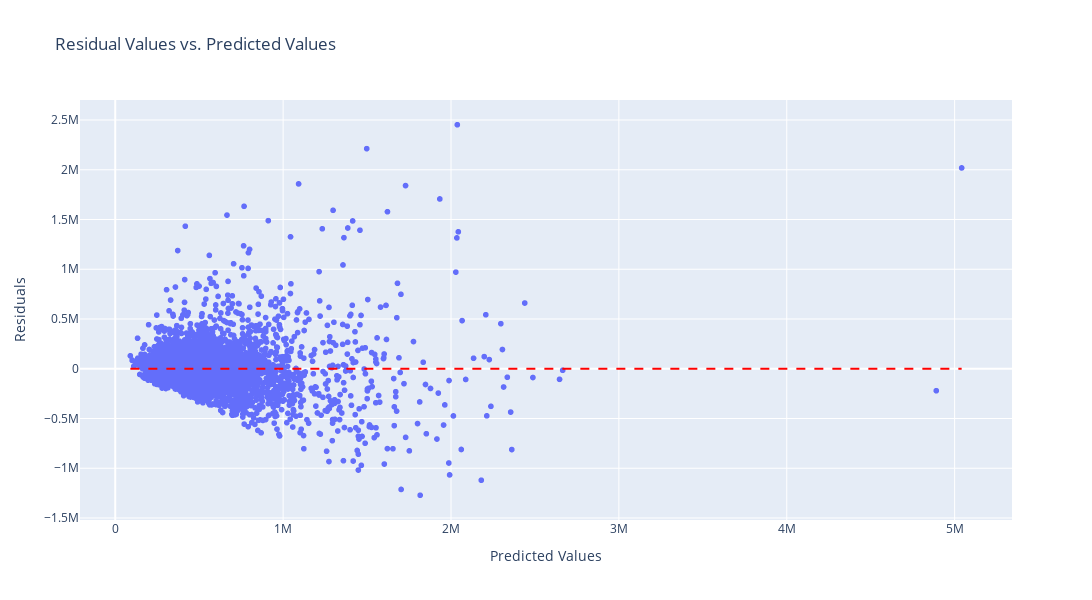

Notebook cell for this chart:
### Markdown cell above
### RMSE value in traning data less than RMSE value in test data that mean our model may be have overfiting to regularizatied better prediction to unseen data   .

### Code cell
import plotly.express as px
import numpy as np

# Assuming you have y_test and y_pred_test as your true and predicted data
# Calculate residuals
residuals = np.array(y_test) - np.array(y_pred_test)

# Create the scatter plot
fig = px.scatter(x=y_pred_test, y=residuals, title='Residual Values vs. Predicted Values',
                 labels={'x': 'Predicted Values', 'y': 'Residuals'})

# Add a horizontal line at y=0 for reference
fig.add_shape(type='line', x0=min(y_pred_test), x1=max(y_pred_test), y0=0, y1=0,
              line=dict(color='red', dash='dash'))
fig.update_layout(width=1200,height=600)

fig.show()

### Figure 1 — Plotly figure (JSON) as saved in the notebook; plotly's stock layout.template omitted (floating-point values rounded to 4 significant figures; data arrays with more than 128 entries replaced by an {"elided": "..."} marker saying what was removed)
{"data": [{"hovertemplate": "Predicted Values=%{x}<br>Residuals=%{y}<extra></extra>", "legendgroup": "", "marker": {"color": "#636efa", "symbol": "circle"}, "mode": "markers", "name": "", "showlegend": false, "type": "scattergl", "x": {"elided": "5400 float values"}, "xaxis": "x", "y": {"elided": "5400 float values"}, "yaxis": "y"}], "layout": {"height": 600, "legend": {"tracegroupgap": 0}, "shapes": [{"line": {"color": "red", "dash": "dash"}, "type": "line", "x0": 90000, "x1": 5042000.0, "y0": 0, "y1": 0}], "title": {"text": "Residual Values vs. Predicted Values"}, "width": 1200, "xaxis": {"anchor": "y", "domain": [0, 1], "title": {"text": "Predicted Values"}}, "yaxis": {"anchor": "x", "domain": [0, 1], "title": {"text": "Residuals"}}}}
